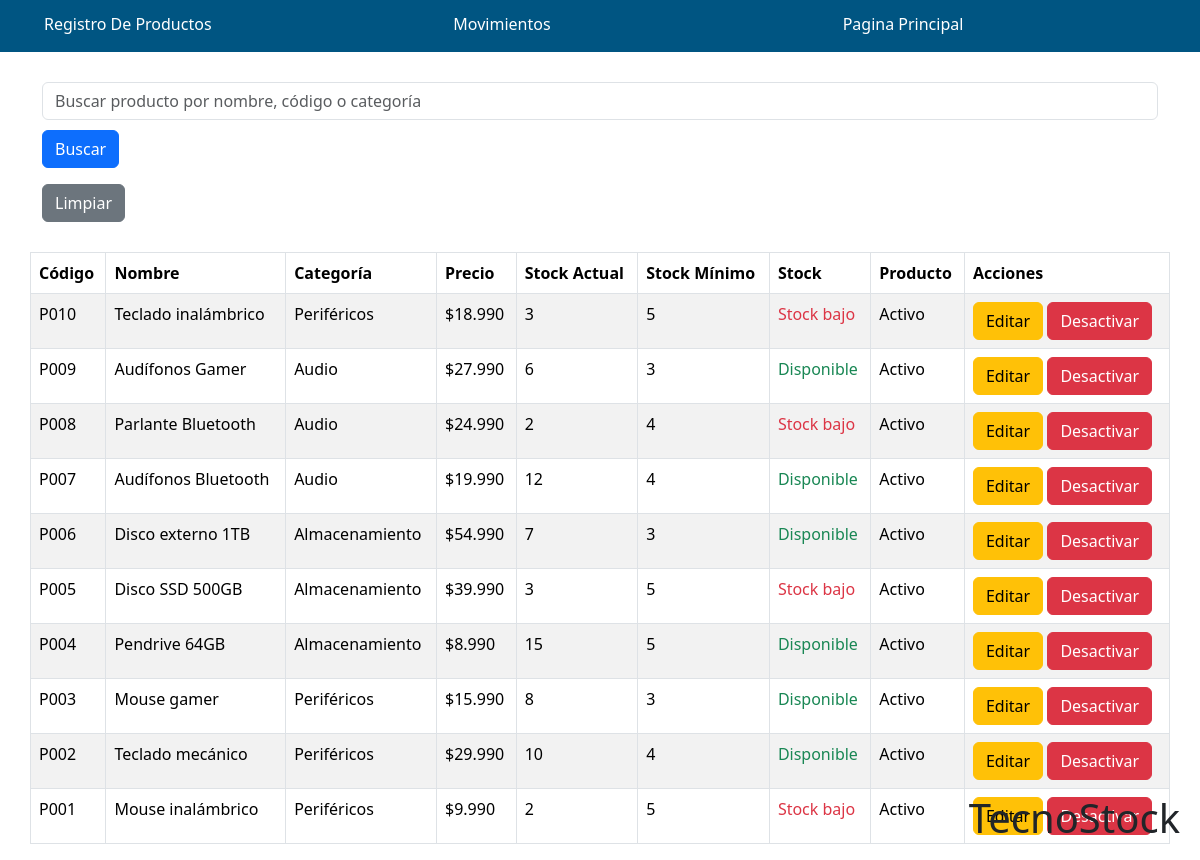
Screenshot of /ListadoDeProductos.php with the database file from the repository.
### tables this page shows
CREATE TABLE productos (
    id_producto INT AUTO_INCREMENT PRIMARY KEY,
    codigo VARCHAR(20) NOT NULL UNIQUE,
    nombre VARCHAR(100) NOT NULL,
    descripcion VARCHAR(255),
    precio DECIMAL(10,2) NOT NULL,
    stock_actual INT NOT NULL DEFAULT 0,
    stock_minimo INT NOT NULL DEFAULT 0,
    estado TINYINT(1) NOT NULL DEFAULT 1,
    id_categoria INT NOT NULL,

    FOREIGN KEY (id_categoria)
        REFERENCES categorias(id_categoria)
        ON UPDATE CASCADE
        ON DELETE RESTRICT
);

CREATE TABLE categorias (
    id_categoria INT AUTO_INCREMENT PRIMARY KEY,
    nombre VARCHAR(60) NOT NULL UNIQUE,
    descripcion VARCHAR(255),
    estado TINYINT(1) NOT NULL DEFAULT 1
);

### ListadoDeProductos.php (the view, shortened to what this page needs)
<?php
require_once"conexion.php";
function Listado(PDO $pdo,string $buscar)
{
if($buscar==="")
{
$consulta=$pdo->prepare("
SELECT p.codigo,p.nombre,c.nombre AS categoria,p.precio,
p.stock_actual,p.stock_minimo,p.estado
FROM productos p
INNER JOIN categorias c ON c.id_categoria=p.id_categoria
ORDER BY p.id_producto DESC
");
$consulta->execute();
}
return $consulta->fetchAll();
}
$buscar=trim($_GET["buscar"] ?? "");
$productos=Listado($pdo,$buscar);
?>
<!DOCTYPE html>
<html lang="es">
<head>
    <link href="https://cdn.jsdelivr.net/npm/bootstrap@5.3.3/dist/css/bootstrap.min.css" rel="stylesheet">
</head>
<body style="margin:auto;justify-content:center;display:flex;flex-direction:column;">
    <div style="background:#005582;width:100%;">
         <ul>
        <nav style="display:flex;list-style:none;margin-top:1%;">
         <li class="container" style="margin-right:20px;white-space:nowrap;background:#005582;">
            <a style="color:white;text-decoration:none;" href="RegistrarProductos.php">
                Registro De Productos
            </a>
         </li>
         <li class="container" style="margin-left:20px;white-space:nowrap;background:#005582;">
            <a style="color:white;text-decoration:none;" href="Movimientos.php">
                Movimientos
            </a>
         </li>
         <li class="container" style="margin-left:20px;background:#005582;">
            <a style="color:white;text-decoration:none;" href="PaginaPrincipal.html">
                Pagina Principal
            </a>
         </li>
        </nav>
         </ul>
    </div>
    <form method="GET" id="formBuscar" class="container" style="margin-top:30px;">
        <input type="text"
        name="buscar"
        id="buscar"
        class="form-control"
        placeholder="Buscar producto por nombre, código o categoría"
        value="<?=htmlspecialchars($buscar)?>">
        <button type="submit" class="btn btn-primary" style="margin-top:10px;">
            Buscar
        </button>
    </form>
    <form method="GET" class="container">
        <button type="submit"
        name="limpiar"
        value="1"
        class="btn btn-secondary">
            Limpiar
        </button>
    </form>
    <table class="container table table-bordered table-striped" style="margin-top:30px;">
        <thead>
        <tr>
            <th>Código</th>
            <th>Nombre</th>
            <th>Categoría</th>
            <th>Precio</th>
            <th>Stock Actual</th>
            <th>Stock Mínimo</th>
            <th>Stock</th>
            <th>Producto</th>
            <th>Acciones</th>
        </tr>
        </thead>
        <tbody>
        <?php
        if($buscar!=="" && count($productos)==0)
        {
            echo"<tr><td colspan='9'>Producto no encontrado</td></tr>";
        }
        else
        {
        foreach($productos as $producto)
        {
        ?>
        <tr>
            <td><?=htmlspecialchars($producto["codigo"])?></td>
            <td><?=htmlspecialchars($producto["nombre"])?></td>
            <td><?=htmlspecialchars($producto["categoria"])?></td>
            <td>$<?=number_format($producto["precio"],0,",",".")?></td>
            <td><?=$producto["stock_actual"]?></td>
            <td><?=$producto["stock_minimo"]?></td>
            <td>
            <?php
            if($producto["stock_actual"]<$producto["stock_minimo"])
            {
                echo"<span class='text-danger'>Stock bajo</span>";
            }
            else
            {
                echo"<span class='text-success'>Disponible</span>";
            }
            ?>
            </td>
            <td>
            <?php
            if($producto["estado"]==1)
            {
                echo"Activo";
            }
            else
            {
                echo"Inactivo";
            }
            ?>
            </td>
            <td>
                <a class="btn btn-warning"
                href="EditarProducto.php?codigo=<?=urlencode($producto["codigo"])?>">
                    Editar
                </a>
                <?php
                if($producto["estado"]==1)
                {
                ?>
                <form method="POST" style="display:inline;">
                    <button type="submit"
                    name="accion"
                    value="desactivar"
                    class="btn btn-danger">
                        Desactivar
                    </button>
                </form>
                <?php
                }
                else
                {
                    echo" Desactivado";
                }
                ?>
            </td>
        </tr>
        <?php
        }
        }
        ?>
        </tbody>
    </table>
    <h1 style="bottom:10px;right:20px;position:fixed;">
        TecnoStock
    </h1>
</body>
</html>

### rows the page displays
productos: codigo "P010", nombre "Teclado inalámbrico", id_categoria.nombre "Periféricos", precio "18.990", stock_actual "3", stock_minimo "5", shows "Stock bajo", estado "Activo"
productos: codigo "P009", nombre "Audífonos Gamer", id_categoria.nombre "Audio", precio "27.990", stock_actual "6", stock_minimo "3", shows "Disponible", estado "Activo"
productos: codigo "P008", nombre "Parlante Bluetooth", id_categoria.nombre "Audio", precio "24.990", stock_actual "2", stock_minimo "4", shows "Stock bajo", estado "Activo"
productos: codigo "P007", nombre "Audífonos Bluetooth", id_categoria.nombre "Audio", precio "19.990", stock_actual "12", stock_minimo "4", shows "Disponible", estado "Activo"
productos: codigo "P006", nombre "Disco externo 1TB", id_categoria.nombre "Almacenamiento", precio "54.990", stock_actual "7", stock_minimo "3", shows "Disponible", estado "Activo"
productos: codigo "P005", nombre "Disco SSD 500GB", id_categoria.nombre "Almacenamiento", precio "39.990", stock_actual "3", stock_minimo "5", shows "Stock bajo", estado "Activo"
productos: codigo "P004", nombre "Pendrive 64GB", id_categoria.nombre "Almacenamiento", precio "8.990", stock_actual "15", stock_minimo "5", shows "Disponible", estado "Activo"
productos: codigo "P003", nombre "Mouse gamer", id_categoria.nombre "Periféricos", precio "15.990", stock_actual "8", stock_minimo "3", shows "Disponible", estado "Activo"
productos: codigo "P002", nombre "Teclado mecánico", id_categoria.nombre "Periféricos", precio "29.990", stock_actual "10", stock_minimo "4", shows "Disponible", estado "Activo"
productos: codigo "P001", nombre "Mouse inalámbrico", id_categoria.nombre "Periféricos", precio "9.990", stock_actual "2", stock_minimo "5", shows "Stock bajo", estado "Activo"
